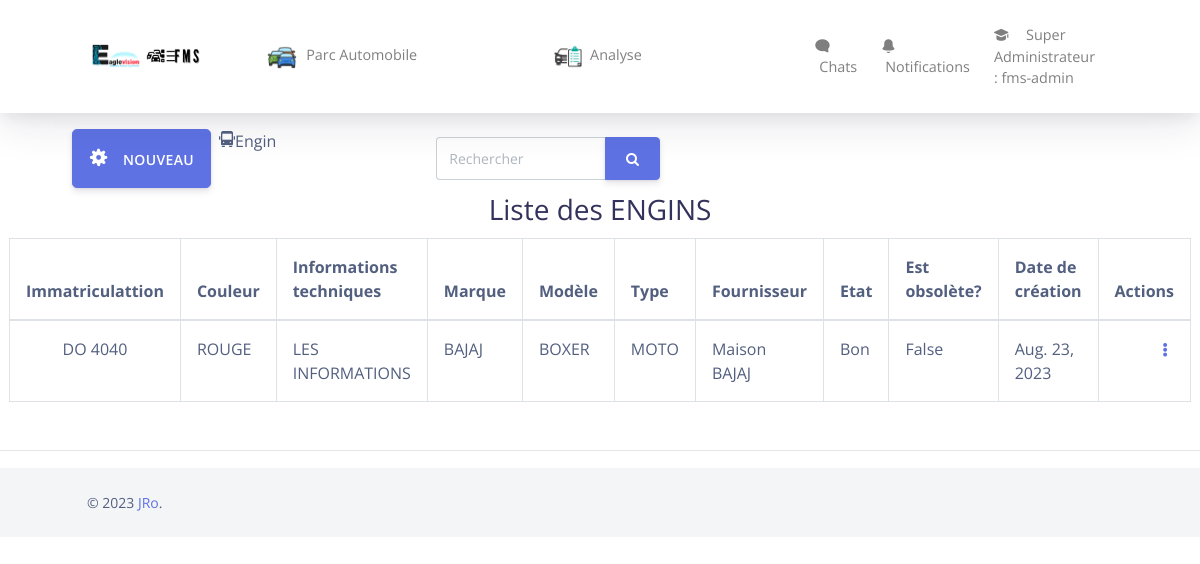
Page /espace/utilisateur/1/fms-admin/ on the earlier database version.
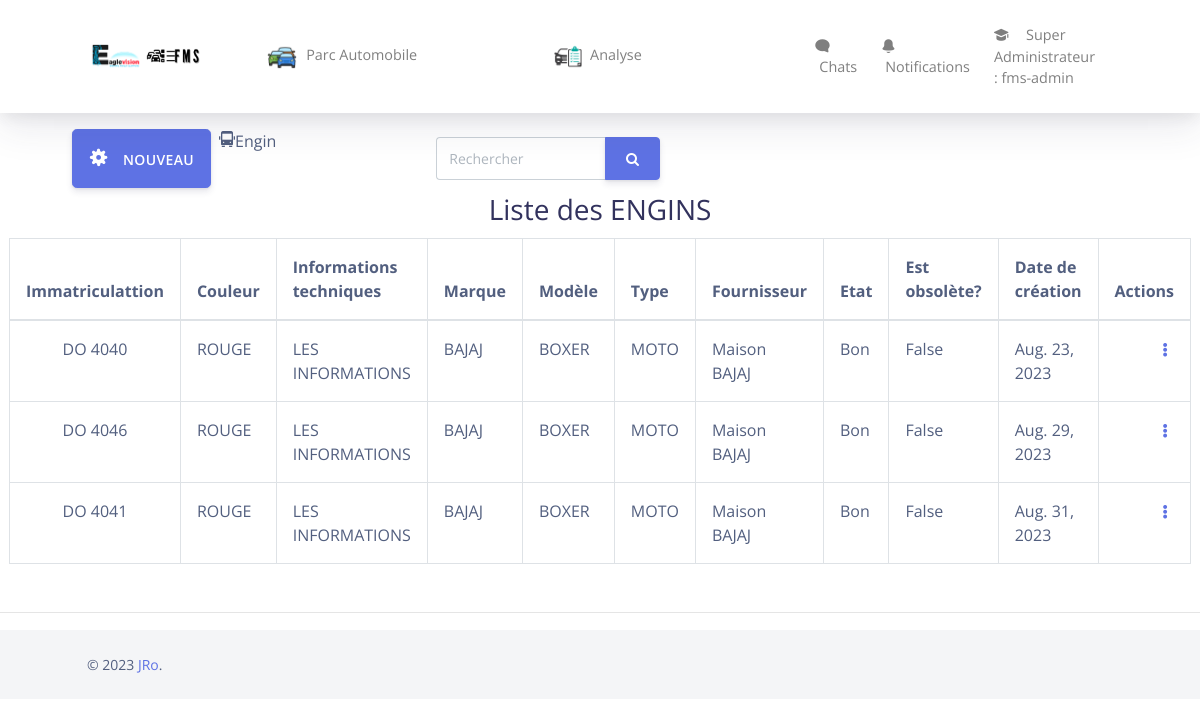
Same page on the later database version.
### gestionnaire/models.py (models this page shows, shortened)
class Engin(models.Model):
    immatriculation = models.CharField(max_length=13)
    couleur = models.CharField(max_length=10)
    modele_engin = models.ForeignKey('Modele',on_delete=models.CASCADE)
    type_engin = models.ForeignKey('TypeEngin',on_delete=models.CASCADE)
    info_engin = models.ForeignKey('InfoEngin', on_delete=models.CASCADE)
    etat_engin = models.ForeignKey('EtatEngin', on_delete=models.CASCADE, null=True)
    fournisseur_engin = models.ForeignKey('Fournisseur', on_delete=models.CASCADE, null=True)
    est_obsolete = models.BooleanField(default=False)
    date_creation = models.DateField(default=timezone.now)

class InfoEngin(models.Model):
    info = models.CharField(max_length=30)
    consommation = models.FloatField()
    vidange = models.FloatField()
    revision = models.DurationField()

class Modele(models.Model):
    nom_modele = models.CharField(max_length=20)
    marque = models.ForeignKey('Marque', on_delete=models.CASCADE)
    annee = models.SmallIntegerField()

class Marque(models.Model):
    nom_marque = models.CharField(max_length=40)

class TypeEngin(models.Model):
    designation = models.CharField(max_length=10)
    description = models.CharField(max_length=50)
    nombre_roue = models.IntegerField()

class Fournisseur(models.Model):
    nom_fournisseur = models.CharField(max_length=50)
    adresse = models.CharField(max_length=100)
    description_fournisseur = models.CharField(max_length=255)

class EtatEngin(models.Model):
    libelle_etat = models.CharField(max_length=120)

### administratif/views.py (the view)
# urls.py: path('espace/utilisateur/<int:grade_id>/<str:username>/', views.espaceDeTravail, name='espace_utilisateur'),
def espaceDeTravail(request,grade_id,username):
    context={}
    grade=get_object_or_404(Grade, pk=grade_id)
    engin=Engin.objects.all()
    context['grade_id']=grade_id
    context['grade']=grade
    context['username']=username
    context['engin']=engin
    return render(request,'espace_de_travail.html',context)

### templates/espace_de_travail.html (shortened to what the changed rows need)
<!DOCTYPE html>
<html lang="en">
{% load static %}
<head>
  <link href="https://use.fontawesome.com/releases/v5.0.6/css/all.css" rel="stylesheet">
  <link href="{% static 'assets/css/nucleo-icons.css' %}" rel="stylesheet" />
  <link href="{% static 'assets/css/nucleo-svg.css' %}" rel="stylesheet" />
  <link href="{% static 'assets/css/font-awesome.css' %}" rel="stylesheet" />
  <link href="{% static 'assets/css/nucleo-svg.css' %}" rel="stylesheet" />
  <link href="{% static 'assets/css/argon-design-system.css' %}" rel="stylesheet" />
</head>
<body class="index-page">
  <div>
    <div>
      <div class="container">
        <div class="row justify-content-center">
            <table class="table table-bordered ">
                <thead>
                    <tr>
                        <th class="text-center">Immatriculattion</th>
                        <th>Couleur</th>
                        <th>Informations techniques</th>
                        <th>Marque</th>
                        <th>Modèle</th>
                        <th>Type</th>
                        <th>Fournisseur</th>
                        <th>Etat</th>
                        <th>Est obsolète?</th>
                        <th>Date de création</th>
                        <th class="text-right">Actions</th>
                    </tr>
                </thead>
                <tbody>
                    {% for o in engin %}
                    <tr>
                        <td class="text-center"> {{o.immatriculation}} </td>
                        <td> {{o.couleur}} </td>
                        <td> {{o.info_engin.info}} </td>
                        <td> {{o.modele_engin.marque.nom_marque}} </td>
                        <td> {{o.modele_engin.nom_modele}} </td>
                        <td> {{o.type_engin.designation}} </td>
                        <td> {{o.fournisseur_engin.nom_fournisseur}} </td>
                        <td> {{o.etat_engin.libelle_etat}} </td>
                        <td> {{o.est_obsolete}} </td>
                        <td> {{o.date_creation}} </td>
                        <td class="td-actions text-right">
                            <div class="dropdown no-arrow">
                                <a class="fas fa-ellipsis-v fa-sm fa-fw text-gray-400" href="#" role="button"
                                    id="dropdownMenuLink1" data-toggle="dropdown"
                                    aria-haspopup="false" aria-expanded="false">
                                </a>
                            </div>
                        </td>
                    </tr>
                    {% endfor %}
                </tbody>
            </table>
        </div>
    </div>
      </div>
    </div>
</body>
</html>

Differences in the rows shown:
added Engin: immatriculation "DO 4046", couleur "ROUGE", info_engin.info "LES INFORMATIONS", modele_engin.marque.nom_marque "BAJAJ", modele_engin.nom_modele "BOXER", type_engin.designation "MOTO", fournisseur_engin.nom_fournisseur "Maison BAJAJ", etat_engin.libelle_etat "Bon", est_obsolete "False", date_creation "Aug. 29, 2023"
added Engin: immatriculation "DO 4041", couleur "ROUGE", info_engin.info "LES INFORMATIONS", modele_engin.marque.nom_marque "BAJAJ", modele_engin.nom_modele "BOXER", type_engin.designation "MOTO", fournisseur_engin.nom_fournisseur "Maison BAJAJ", etat_engin.libelle_etat "Bon", est_obsolete "False", date_creation "Aug. 31, 2023"
